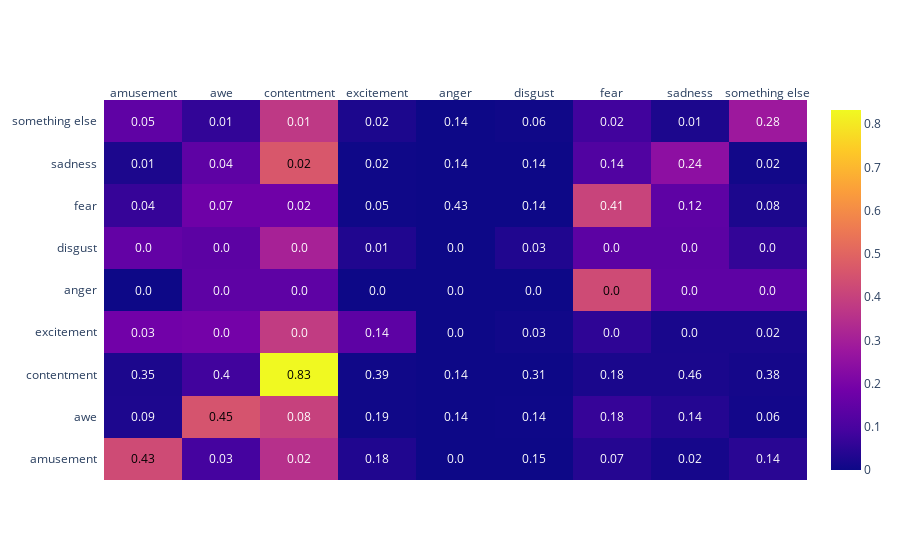

Notebook source saved alongside this figure:
### Code cell
plot_confusion_matrix(ground_truth=gt_max, predictions=max_pred, labels=ARTEMIS_EMOTIONS)

### Figure 1 — Plotly figure (JSON) as saved in the notebook; plotly's stock layout.template omitted (floating-point values rounded to 4 significant figures)
{"data": [{"colorscale": [[0, "#0d0887"], [0.1111, "#46039f"], [0.2222, "#7201a8"], [0.3333, "#9c179e"], [0.4444, "#bd3786"], [0.5556, "#d8576b"], [0.6667, "#ed7953"], [0.7778, "#fb9f3a"], [0.8889, "#fdca26"], [1, "#f0f921"]], "reversescale": false, "showscale": true, "type": "heatmap", "x": ["amusement", "awe", "contentment", "excitement", "anger", "disgust", "fear", "sadness", "something else"], "y": ["amusement", "awe", "contentment", "excitement", "anger", "disgust", "fear", "sadness", "something else"], "z": [[0.4281, 0.09123, 0.3509, 0.03158, 0, 0, 0.0386, 0.01404, 0.04561], [0.02653, 0.4531, 0.4, 0.004082, 0, 0.002041, 0.06735, 0.03673, 0.0102], [0.02388, 0.08445, 0.8328, 0.004077, 0, 0.0005824, 0.02038, 0.02097, 0.01281], [0.1824, 0.1892, 0.3851, 0.1419, 0, 0.006757, 0.05405, 0.02027, 0.02027], [0, 0.1429, 0.1429, 0, 0, 0, 0.4286, 0.1429, 0.1429], [0.1538, 0.1385, 0.3077, 0.03077, 0, 0.03077, 0.1385, 0.1385, 0.06154], [0.06687, 0.1763, 0.1793, 0.00304, 0, 0, 0.4073, 0.1429, 0.02432], [0.02466, 0.1425, 0.463, 0.00274, 0, 0, 0.1151, 0.2438, 0.008219], [0.145, 0.06, 0.375, 0.025, 0, 0.005, 0.085, 0.025, 0.28]]}], "layout": {"annotations": [{"font": {"color": "#000000"}, "showarrow": false, "text": "0.43", "x": "amusement", "xref": "x", "y": "amusement", "yref": "y"}, {"font": {"color": "#FFFFFF"}, "showarrow": false, "text": "0.03", "x": "awe", "xref": "x", "y": "amusement", "yref": "y"}, {"font": {"color": "#FFFFFF"}, "showarrow": false, "text": "0.02", "x": "contentment", "xref": "x", "y": "amusement", "yref": "y"}, {"font": {"color": "#FFFFFF"}, "showarrow": false, "text": "0.18", "x": "excitement", "xref": "x", "y": "amusement", "yref": "y"}, {"font": {"color": "#FFFFFF"}, "showarrow": false, "text": "0.0", "x": "anger", "xref": "x", "y": "amusement", "yref": "y"}, {"font": {"color": "#FFFFFF"}, "showarrow": false, "text": "0.15", "x": "disgust", "xref": "x", "y": "amusement", "yref": "y"}, {"font": {"color": "#FFFFFF"}, "showarrow": false, "text": "0.07", "x": "fear", "xref": "x", "y": "amusement", "yref": "y"}, {"font": {"color": "#FFFFFF"}, "showarrow": false, "text": "0.02", "x": "sadness", "xref": "x", "y": "amusement", "yref": "y"}, {"font": {"color": "#FFFFFF"}, "showarrow": false, "text": "0.14", "x": "something else", "xref": "x", "y": "amusement", "yref": "y"}, {"font": {"color": "#FFFFFF"}, "showarrow": false, "text": "0.09", "x": "amusement", "xref": "x", "y": "awe", "yref": "y"}, {"font": {"color": "#000000"}, "showarrow": false, "text": "0.45", "x": "awe", "xref": "x", "y": "awe", "yref": "y"}, {"font": {"color": "#FFFFFF"}, "showarrow": false, "text": "0.08", "x": "contentment", "xref": "x", "y": "awe", "yref": "y"}, {"font": {"color": "#FFFFFF"}, "showarrow": false, "text": "0.19", "x": "excitement", "xref": "x", "y": "awe", "yref": "y"}, {"font": {"color": "#FFFFFF"}, "showarrow": false, "text": "0.14", "x": "anger", "xref": "x", "y": "awe", "yref": "y"}, {"font": {"color": "#FFFFFF"}, "showarrow": false, "text": "0.14", "x": "disgust", "xref": "x", "y": "awe", "yref": "y"}, {"font": {"color": "#FFFFFF"}, "showarrow": false, "text": "0.18", "x": "fear", "xref": "x", "y": "awe", "yref": "y"}, {"font": {"color": "#FFFFFF"}, "showarrow": false, "text": "0.14", "x": "sadness", "xref": "x", "y": "awe", "yref": "y"}, {"font": {"color": "#FFFFFF"}, "showarrow": false, "text": "0.06", "x": "something else", "xref": "x", "y": "awe", "yref": "y"}, {"font": {"color": "#FFFFFF"}, "showarrow": false, "text": "0.35", "x": "amusement", "xref": "x", "y": "contentment", "yref": "y"}, {"font": {"color": "#FFFFFF"}, "showarrow": false, "text": "0.4", "x": "awe", "xref": "x", "y": "contentment", "yref": "y"}, {"font": {"color": "#000000"}, "showarrow": false, "text": "0.83", "x": "contentment", "xref": "x", "y": "contentment", "yref": "y"}, {"font": {"color": "#FFFFFF"}, "showarrow": false, "text": "0.39", "x": "excitement", "xref": "x", "y": "contentment", "yref": "y"}, {"font": {"color": "#FFFFFF"}, "showarrow": false, "text": "0.14", "x": "anger", "xref": "x", "y": "contentment", "yref": "y"}, {"font": {"color": "#FFFFFF"}, "showarrow": false, "text": "0.31", "x": "disgust", "xref": "x", "y": "contentment", "yref": "y"}, {"font": {"color": "#FFFFFF"}, "showarrow": false, "text": "0.18", "x": "fear", "xref": "x", "y": "contentment", "yref": "y"}, {"font": {"color": "#FFFFFF"}, "showarrow": false, "text": "0.46", "x": "sadness", "xref": "x", "y": "contentment", "yref": "y"}, {"font": {"color": "#FFFFFF"}, "showarrow": false, "text": "0.38", "x": "something else", "xref": "x", "y": "contentment", "yref": "y"}, {"font": {"color": "#FFFFFF"}, "showarrow": false, "text": "0.03", "x": "amusement", "xref": "x", "y": "excitement", "yref": "y"}, {"font": {"color": "#FFFFFF"}, "showarrow": false, "text": "0.0", "x": "awe", "xref": "x", "y": "excitement", "yref": "y"}, {"font": {"color": "#FFFFFF"}, "showarrow": false, "text": "0.0", "x": "contentment", "xref": "x", "y": "excitement", "yref": "y"}, {"font": {"color": "#FFFFFF"}, "showarrow": false, "text": "0.14", "x": "excitement", "xref": "x", "y": "excitement", "yref": "y"}, {"font": {"color": "#FFFFFF"}, "showarrow": false, "text": "0.0", "x": "anger", "xref": "x", "y": "excitement", "yref": "y"}, {"font": {"color": "#FFFFFF"}, "showarrow": false, "text": "0.03", "x": "disgust", "xref": "x", "y": "excitement", "yref": "y"}, {"font": {"color": "#FFFFFF"}, "showarrow": false, "text": "0.0", "x": "fear", "xref": "x", "y": "excitement", "yref": "y"}, {"font": {"color": "#FFFFFF"}, "showarrow": false, "text": "0.0", "x": "sadness", "xref": "x", "y": "excitement", "yref": "y"}, {"font": {"color": "#FFFFFF"}, "showarrow": false, "text": "0.02", "x": "something else", "xref": "x", "y": "excitement", "yref": "y"}, {"font": {"color": "#FFFFFF"}, "showarrow": false, "text": "0.0", "x": "amusement", "xref": "x", "y": "anger", "yref": "y"}, {"font": {"color": "#FFFFFF"}, "showarrow": false, "text": "0.0", "x": "awe", "xref": "x", "y": "anger", "yref": "y"}, {"font": {"color": "#FFFFFF"}, "showarrow": false, "text": "0.0", "x": "contentment", "xref": "x", "y": "anger", "yref": "y"}, {"font": {"color": "#FFFFFF"}, "showarrow": false, "text": "0.0", "x": "excitement", "xref": "x", "y": "anger", "yref": "y"}, {"font": {"color": "#FFFFFF"}, "showarrow": false, "text": "0.0", "x": "anger", "xref": "x", "y": "anger", "yref": "y"}, {"font": {"color": "#FFFFFF"}, "showarrow": false, "text": "0.0", "x": "disgust", "xref": "x", "y": "anger", "yref": "y"}, {"font": {"color": "#000000"}, "showarrow": false, "text": "0.0", "x": "fear", "xref": "x", "y": "anger", "yref": "y"}, {"font": {"color": "#FFFFFF"}, "showarrow": false, "text": "0.0", "x": "sadness", "xref": "x", "y": "anger", "yref": "y"}, {"font": {"color": "#FFFFFF"}, "showarrow": false, "text": "0.0", "x": "something else", "xref": "x", "y": "anger", "yref": "y"}, {"font": {"color": "#FFFFFF"}, "showarrow": false, "text": "0.0", "x": "amusement", "xref": "x", "y": "disgust", "yref": "y"}, {"font": {"color": "#FFFFFF"}, "showarrow": false, "text": "0.0", "x": "awe", "xref": "x", "y": "disgust", "yref": "y"}, {"font": {"color": "#FFFFFF"}, "showarrow": false, "text": "0.0", "x": "contentment", "xref": "x", "y": "disgust", "yref": "y"}, {"font": {"color": "#FFFFFF"}, "showarrow": false, "text": "0.01", "x": "excitement", "xref": "x", "y": "disgust", "yref": "y"}, {"font": {"color": "#FFFFFF"}, "showarrow": false, "text": "0.0", "x": "anger", "xref": "x", "y": "disgust", "yref": "y"}, {"font": {"color": "#FFFFFF"}, "showarrow": false, "text": "0.03", "x": "disgust", "xref": "x", "y": "disgust", "yref": "y"}, {"font": {"color": "#FFFFFF"}, "showarrow": false, "text": "0.0", "x": "fear", "xref": "x", "y": "disgust", "yref": "y"}, {"font": {"color": "#FFFFFF"}, "showarrow": false, "text": "0.0", "x": "sadness", "xref": "x", "y": "disgust", "yref": "y"}, {"font": {"color": "#FFFFFF"}, "showarrow": false, "text": "0.0", "x": "something else", "xref": "x", "y": "disgust", "yref": "y"}, {"font": {"color": "#FFFFFF"}, "showarrow": false, "text": "0.04", "x": "amusement", "xref": "x", "y": "fear", "yref": "y"}, {"font": {"color": "#FFFFFF"}, "showarrow": false, "text": "0.07", "x": "awe", "xref": "x", "y": "fear", "yref": "y"}, {"font": {"color": "#FFFFFF"}, "showarrow": false, "text": "0.02", "x": "contentment", "xref": "x", "y": "fear", "yref": "y"}, {"font": {"color": "#FFFFFF"}, "showarrow": false, "text": "0.05", "x": "excitement", "xref": "x", "y": "fear", "yref": "y"}, {"font": {"color": "#FFFFFF"}, "showarrow": false, "text": "0.43", "x": "anger", "xref": "x", "y": "fear", "yref": "y"}, {"font": {"color": "#FFFFFF"}, "showarrow": false, "text": "0.14", "x": "disgust", "xref": "x", "y": "fear", "yref": "y"}, {"font": {"color": "#FFFFFF"}, "showarrow": false, "text": "0.41", "x": "fear", "xref": "x", "y": "fear", "yref": "y"}, {"font": {"color": "#FFFFFF"}, "showarrow": false, "text": "0.12", "x": "sadness", "xref": "x", "y": "fear", "yref": "y"}, {"font": {"color": "#FFFFFF"}, "showarrow": false, "text": "0.08", "x": "something else", "xref": "x", "y": "fear", "yref": "y"}, {"font": {"color": "#FFFFFF"}, "showarrow": false, "text": "0.01", "x": "amusement", "xref": "x", "y": "sadness", "yref": "y"}, {"font": {"color": "#FFFFFF"}, "showarrow": false, "text": "0.04", "x": "awe", "xref": "x", "y": "sadness", "yref": "y"}, {"font": {"color": "#000000"}, "showarrow": false, "text": "0.02", "x": "contentment", "xref": "x", "y": "sadness", "yref": "y"}, {"font": {"color": "#FFFFFF"}, "showarrow": false, "text": "0.02", "x": "excitement", "xref": "x", "y": "sadness", "yref": "y"}, {"font": {"color": "#FFFFFF"}, "showarrow": false, "text": "0.14", "x": "anger", "xref": "x", "y": "sadness", "yref": "y"}, {"font": {"color": "#FFFFFF"}, "showarrow": false, "text": "0.14", "x": "disgust", "xref": "x", "y": "sadness", "yref": "y"}, {"font": {"color": "#FFFFFF"}, "showarrow": false, "text": "0.14", "x": "fear", "xref": "x", "y": "sadness", "yref": "y"}, {"font": {"color": "#FFFFFF"}, "showarrow": false, "text": "0.24", "x": "sadness", "xref": "x", "y": "sadness", "yref": "y"}, {"font": {"color": "#FFFFFF"}, "showarrow": false, "text": "0.02", "x": "something else", "xref": "x", "y": "sadness", "yref": "y"}, {"font": {"color": "#FFFFFF"}, "showarrow": false, "text": "0.05", "x": "amusement", "xref": "x", "y": "something else", "yref": "y"}, {"font": {"color": "#FFFFFF"}, "showarrow": false, "text": "0.01", "x": "awe", "xref": "x", "y": "something else", "yref": "y"}, {"font": {"color": "#FFFFFF"}, "showarrow": false, "text": "0.01", "x": "contentment", "xref": "x", "y": "something else", "yref": "y"}, {"font": {"color": "#FFFFFF"}, "showarrow": false, "text": "0.02", "x": "excitement", "xref": "x", "y": "something else", "yref": "y"}, {"font": {"color": "#FFFFFF"}, "showarrow": false, "text": "0.14", "x": "anger", "xref": "x", "y": "something else", "yref": "y"}, {"font": {"color": "#FFFFFF"}, "showarrow": false, "text": "0.06", "x": "disgust", "xref": "x", "y": "something else", "yref": "y"}, {"font": {"color": "#FFFFFF"}, "showarrow": false, "text": "0.02", "x": "fear", "xref": "x", "y": "something else", "yref": "y"}, {"font": {"color": "#FFFFFF"}, "showarrow": false, "text": "0.01", "x": "sadness", "xref": "x", "y": "something else", "yref": "y"}, {"font": {"color": "#FFFFFF"}, "showarrow": false, "text": "0.28", "x": "something else", "xref": "x", "y": "something else", "yref": "y"}], "xaxis": {"dtick": 1, "gridcolor": "rgb(0, 0, 0)", "side": "top", "ticks": ""}, "yaxis": {"dtick": 1, "ticks": "", "ticksuffix": "  "}}}
